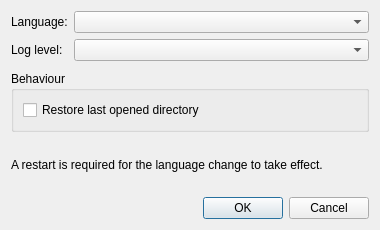
<?xml version="1.0" encoding="UTF-8"?>
<ui version="4.0">
 <class>SettingsDialog</class>
 <widget class="QDialog" name="SettingsDialog">
  <property name="geometry">
   <rect><x>0</x><y>0</y><width>380</width><height>230</height></rect>
  </property>
  <property name="minimumSize">
   <size><width>340</width><height>0</height></size>
  </property>
  <property name="windowTitle">
   <string>Settings</string>
  </property>
  <layout class="QVBoxLayout" name="mainLayout">
   <item>
    <layout class="QFormLayout" name="formLayout">
     <item row="0" column="0">
      <widget class="QLabel" name="lblLanguage">
       <property name="text"><string>Language:</string></property>
      </widget>
     </item>
     <item row="0" column="1">
      <widget class="QComboBox" name="cmbLanguage">
       <property name="toolTip"><string>Select the interface language</string></property>
      </widget>
     </item>
     <item row="1" column="0">
      <widget class="QLabel" name="lblLogLevel">
       <property name="text"><string>Log level:</string></property>
      </widget>
     </item>
     <item row="1" column="1">
      <widget class="QComboBox" name="cmbLogLevel">
       <property name="toolTip"><string>Set the application logging verbosity</string></property>
      </widget>
     </item>
    </layout>
   </item>
   <item>
    <widget class="QGroupBox" name="grpBehaviour">
     <property name="title"><string>Behaviour</string></property>
     <layout class="QVBoxLayout" name="layoutBehaviour">
      <item>
       <widget class="QCheckBox" name="chkRestoreLastDir">
        <property name="text"><string>Restore last opened directory</string></property>
        <property name="toolTip"><string>On startup, reopen the directory that was active in the previous session</string></property>
       </widget>
      </item>
     </layout>
    </widget>
   </item>
   <item>
    <widget class="QLabel" name="lblNotice">
     <property name="text"><string>A restart is required for the language change to take effect.</string></property>
     <property name="wordWrap"><bool>true</bool></property>
    </widget>
   </item>
   <item>
    <widget class="QDialogButtonBox" name="buttonBox">
     <property name="orientation">
      <enum>Qt::Horizontal</enum>
     </property>
     <property name="standardButtons">
      <set>QDialogButtonBox::Ok|QDialogButtonBox::Cancel</set>
     </property>
    </widget>
   </item>
  </layout>
 </widget>
 <resources/>
 <connections>
  <connection>
   <sender>buttonBox</sender>
   <signal>rejected()</signal>
   <receiver>SettingsDialog</receiver>
   <slot>reject()</slot>
  </connection>
 </connections>
</ui>
